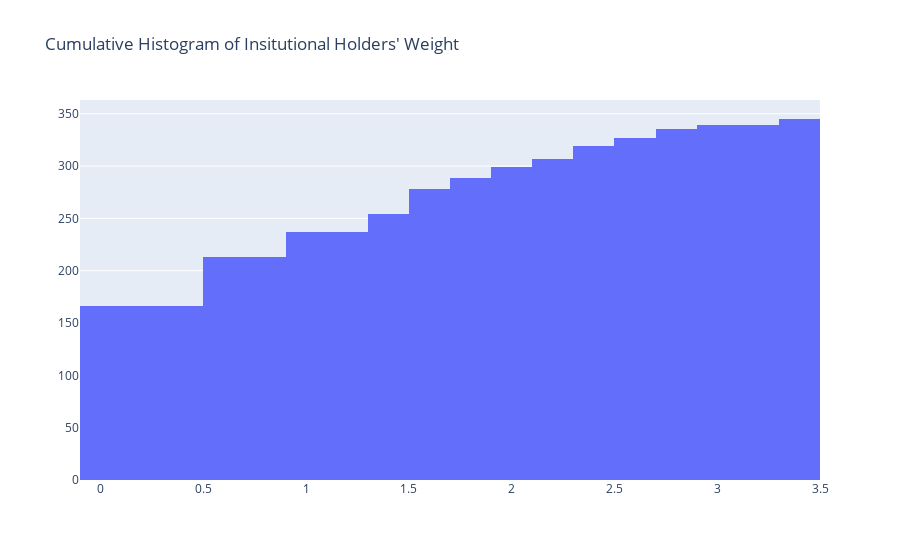

Notebook code cell kept with this figure:
### Code cell
# threshold of 1.5 accounts for 80% 
fig = go.Figure(data=[go.Histogram(x=weights, cumulative_enabled=True)])
fig.update_layout(title = 'Cumulative Histogram of Insitutional Holders\' Weight')

fig.show()

### Figure 1 — Plotly figure (JSON) as saved in the notebook; plotly's stock layout.template omitted (floating-point values rounded to 4 significant figures; data arrays with more than 128 entries replaced by an {"elided": "..."} marker saying what was removed)
{"data": [{"cumulative": {"enabled": true}, "type": "histogram", "x": {"elided": "345 float values"}}], "layout": {"title": {"text": "Cumulative Histogram of Insitutional Holders' Weight"}}}
